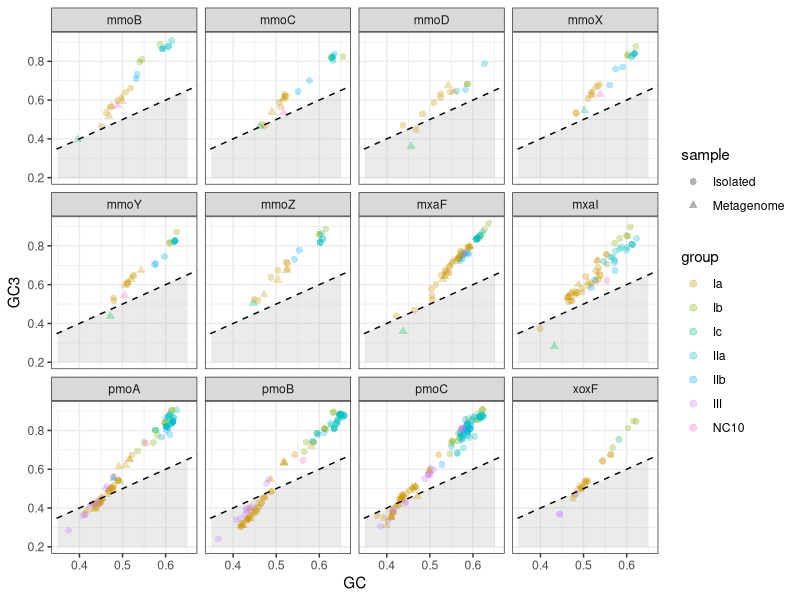
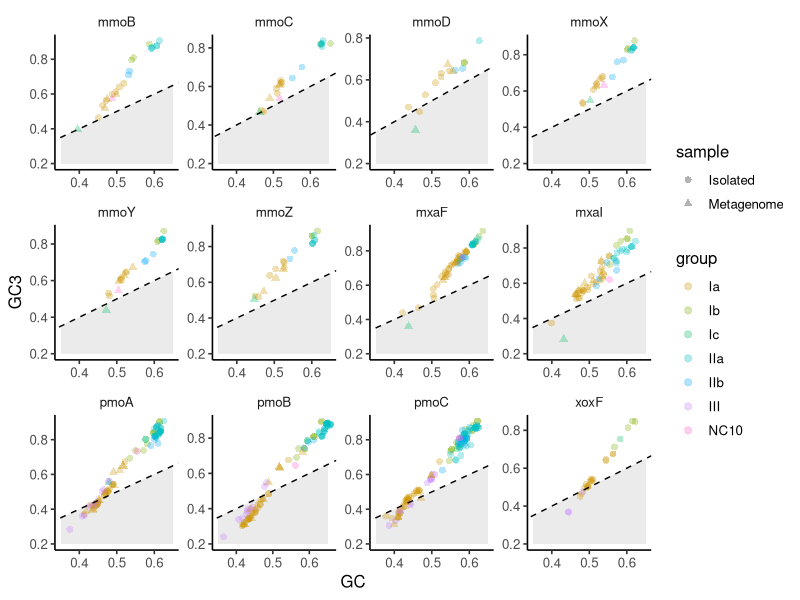
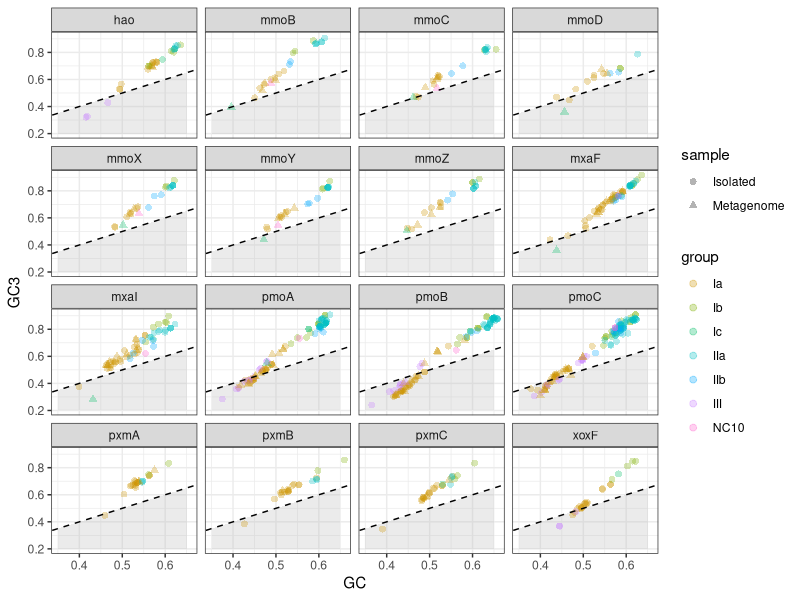
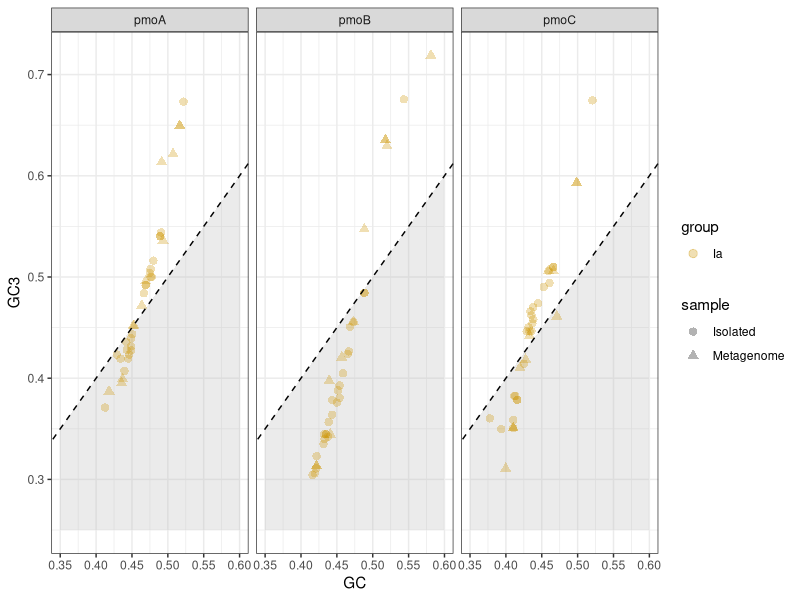

These charts were generated, in order, by the following R code:
#install.packages('ggplot2')
#install.packages('ggrepel')
#install.packages('gridExtra')
#install.packages('scales')
#install.packages("ggpubr")
library('ggplot2')
library('ggrepel')
library('gridExtra')
library('scales')
library("ggpubr")

df <- read.delim(file = '1_QC_CH4.txt', header = TRUE)
#show_col(hue_pal()(8))
manual_colors2 <- c("#CD9600", # Ia
                    "#7CAE00", # Ib
                    "#00BE67", # Ic
                    "#00BFC4", # IIa *
                    "#00A9FF", # IIb
                    "#C77CFF", # III
                    "#FF61CC") # NC10)


p_Fig1C <- ggplot(df[(df$gene_category=='pmo/amo' | df$gene_category=='mmo' | df$gene_category=='mxa' | df$gene_category=='xox'), ], aes(x=GC, y=GC3)) +
  geom_polygon(data=data.frame(x=c(0.35, 0.35, 0.65, 0.65), y=c(0.2, 0.35, 0.65, 0.2)), aes(x, y), fill="grey", alpha=0.3) +
  geom_point(aes(colour=group, pch=sample), alpha=0.3, size=2) + 
  scale_color_manual(values = manual_colors2) +
  geom_abline(slope = 1, intercept = c(0, 0), lty=2, colour='black') +
  theme_bw() +
  facet_wrap(~gene_category_subunit) + 
  theme()
ggsave(filename = "Fig1C.pdf", plot = p_Fig1C, device = "pdf", width = 9, height = 7, useDingbats=FALSE)



p_Fig1C <- ggplot(df[(df$gene_category=='pmo/amo' | df$gene_category=='mmo' | df$gene_category=='mxa' | df$gene_category=='xox'), ], aes(x=GC, y=GC3)) +
  geom_polygon(data=data.frame(x=c(0.35, 0.35, 0.65, 0.65), y=c(0.2, 0.35, 0.65, 0.2)), aes(x, y), fill="grey", alpha=0.3) +
  geom_point(aes(colour=group, pch=sample), alpha=0.3, size=2) + 
  scale_color_manual(values = manual_colors2) +
  geom_abline(slope = 1, intercept = c(0, 0), lty=2, colour='black') +
  theme_classic2() +
  facet_wrap(~gene_category_subunit, scales = "free") +
  theme(strip.background = element_blank(),
        panel.grid.major = element_blank(),
        panel.grid.minor = element_blank())+
  NULL
ggsave(filename = "Fig1C.pdf", plot = p_Fig1C, device = "pdf", width = 9, height = 7, useDingbats=FALSE)





p_Fig1CS1 <- ggplot(df, aes(x=GC, y=GC3)) +
  geom_polygon(data=data.frame(x=c(0.35, 0.35, 0.65, 0.65), y=c(0.2, 0.35, 0.65, 0.2)), aes(x, y), fill="grey", alpha=0.3) +
  geom_point(aes(colour=group, pch=sample), alpha=0.3, size=2) + 
  scale_color_manual(values = manual_colors2) +
  geom_abline(slope = 1, intercept = c(0, 0), lty=2, colour='black') +
  theme_bw() +
  facet_wrap(~gene_category_subunit) + 
  theme()#theme(legend.position="none")
ggsave(filename = "Fig1CS1.pdf", plot = p_Fig1CS1, device = "pdf", width = 8, height = 7, useDingbats=FALSE)


p_Fig1CS2 <- ggplot(df[df$group=='Ia' & df$gene_category=='pmo/amo', ], aes(x=GC, y=GC3)) +
  geom_polygon(data=data.frame(x=c(0.35, 0.35, 0.6, 0.6), y=c(0.25, 0.35, 0.6, 0.25)), aes(x, y), fill="grey", alpha=0.3) +
  geom_point(aes(colour=group, pch=sample), alpha=0.3, size=2.5) + 
  geom_abline(lty=2) + 
  scale_color_manual(values = c("#CD9600")) +
  theme_bw() +
  facet_wrap(~gene_category_subunit) + 
  theme()
ggsave(filename = "Fig1CS2.pdf", plot = p_Fig1CS2, device = "pdf", width = 10, height = 3.5, useDingbats=FALSE)
